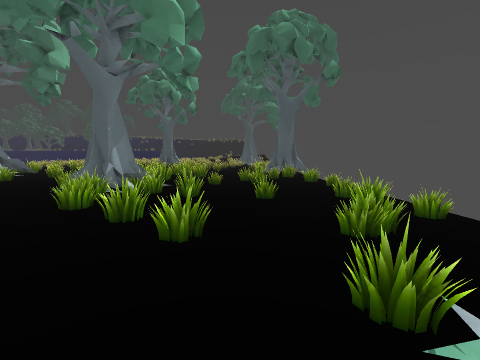
[1] (above)

24 first-person views from a walk through a Godot game level. The camera is 1.5 m above the floor, tilts 6° down and sees 90° across. The floor is counted in squares, 1 m on a side. Each view is taken from the middle of a square. On the plan, view 1 faces up. The plan holds only what a view shows up to about 13 squares ahead; the rest is blank. The place goes on beyond the plan. Some surface patterns are stand-ins.

[2]
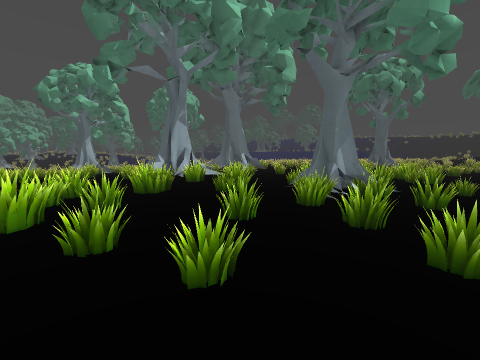

[3]
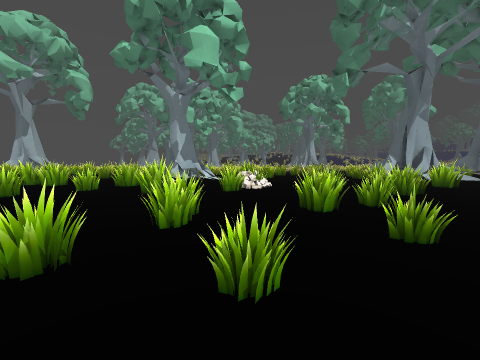

[4]
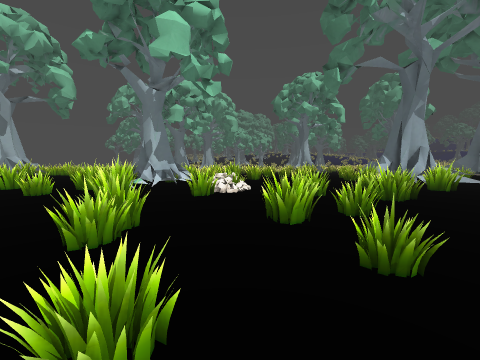

[5]
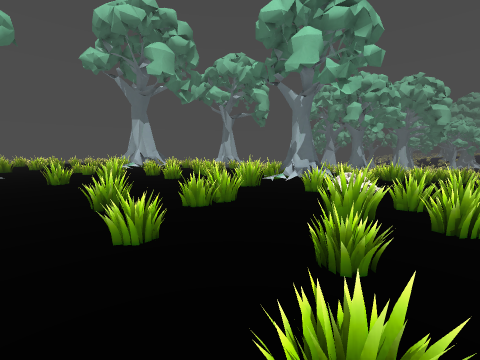

[6]
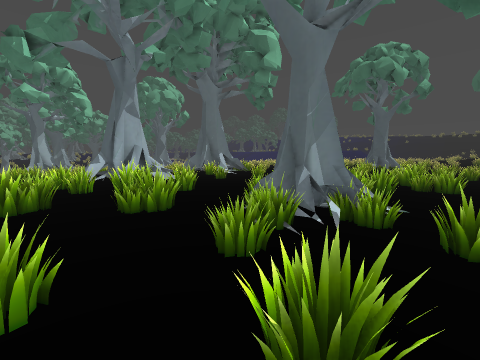

[7]
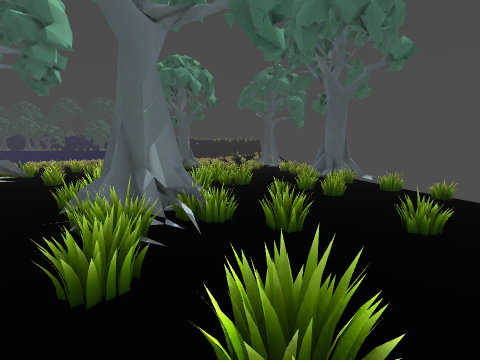

[8]
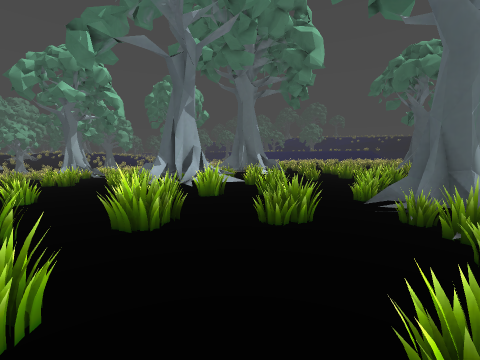

[9]
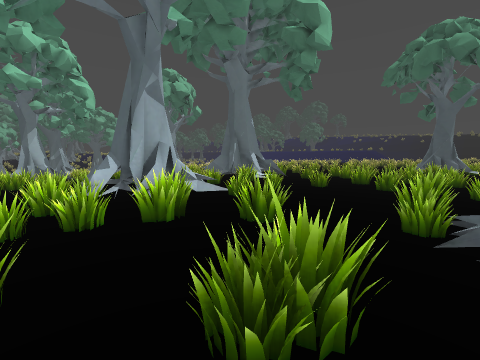

[10]
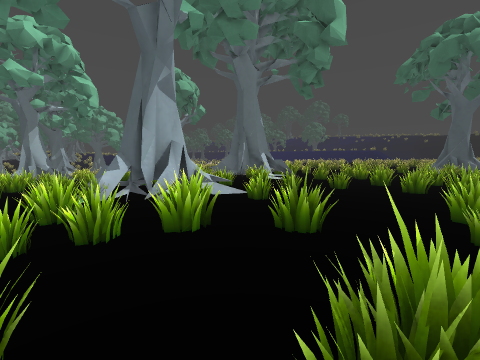

[11]
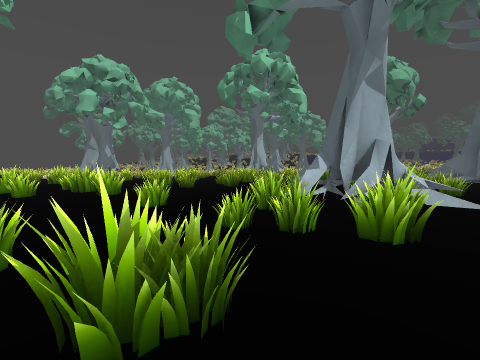

[12]
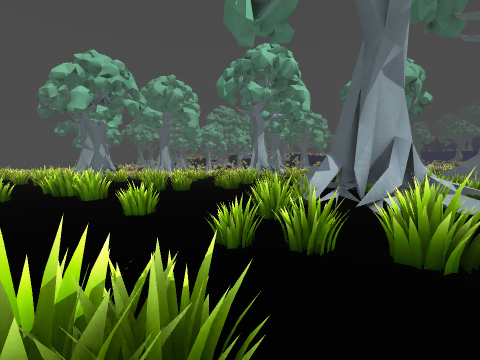

[13]
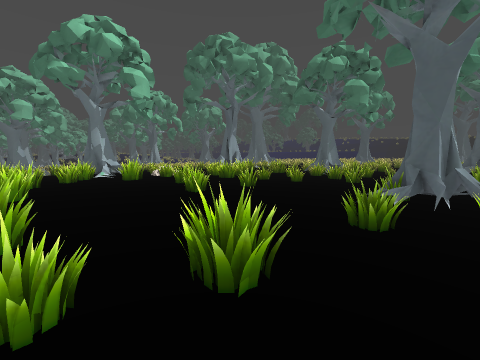

[14]
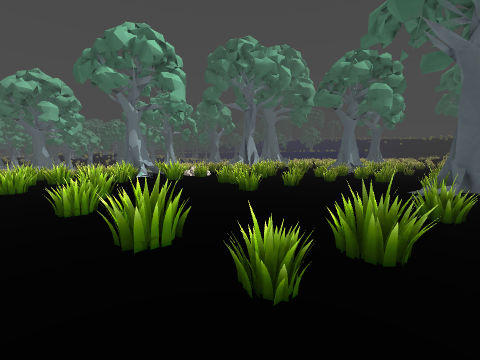

[15]
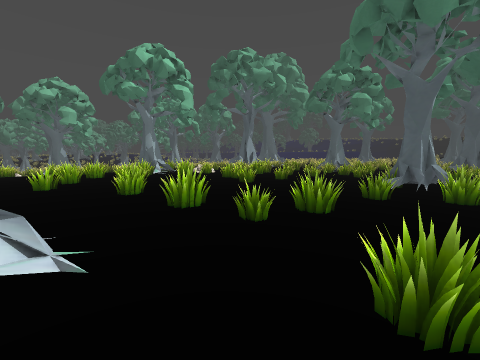

[16]
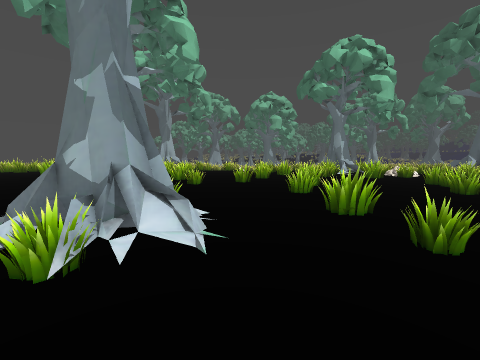

[17]
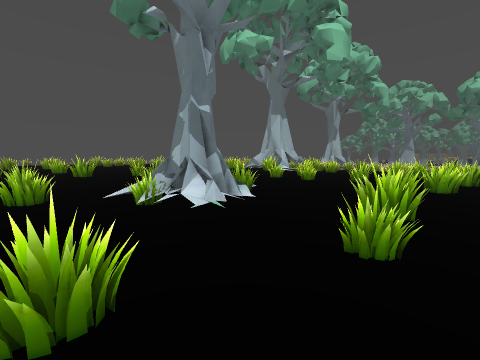

[18]
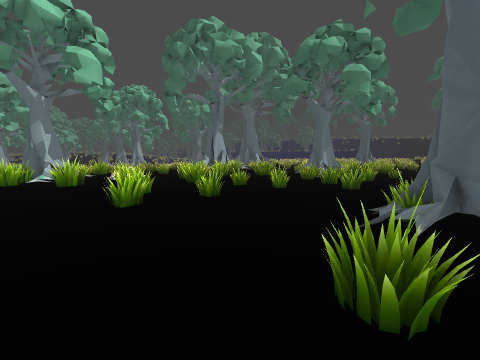

[19]
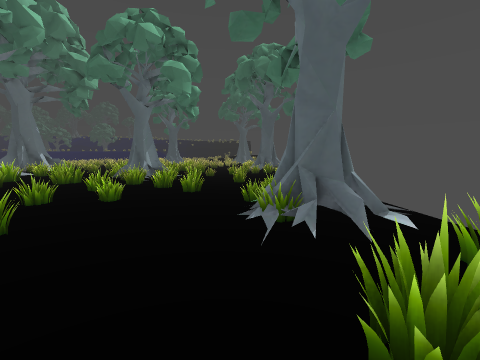

[20]
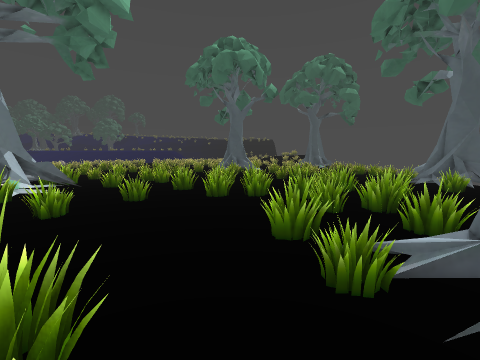

[21]
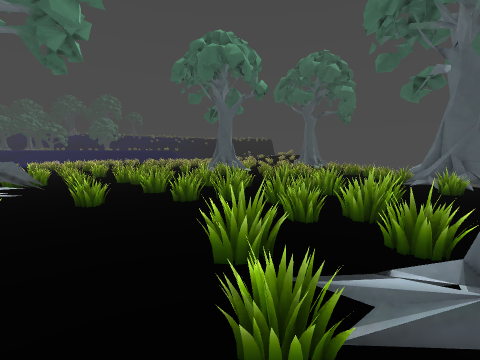

[22]
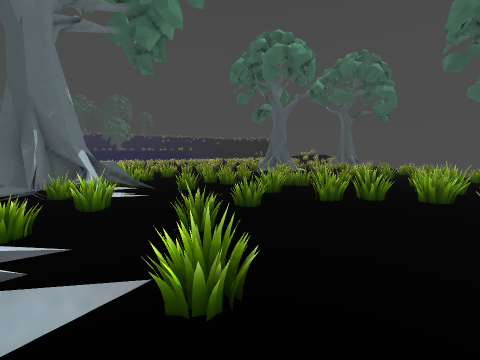

[23]
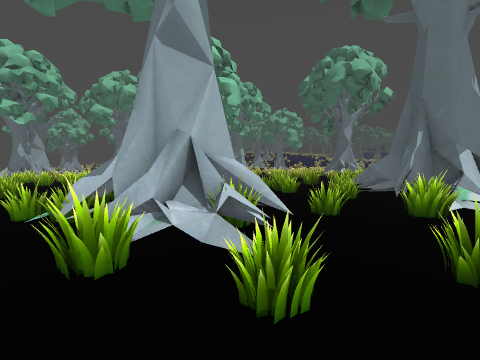

[24]
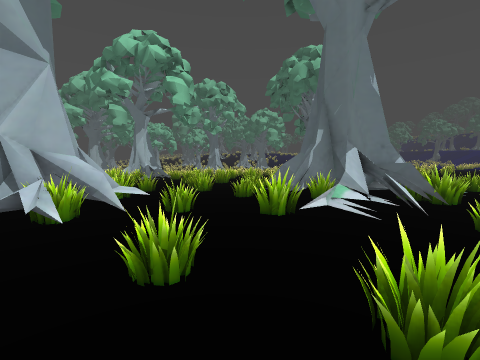

### Floor plan
Key: @ floor where view 1 was taken; # wall or solid block; x gap in a wall; . main floor; : floor 0.25 m higher than the main floor; - floor 0.25 m lower than the main floor; / step, stairs or slope; = window, fence, low wall or low ledge; ^ raised ledge; v drop or lower ground.
Columns run from 24 left of view 1 to 6 right of it. Each row starts with its distance up from view 1.
 22    ====   == ====   =#     ###
 21    ##=--=     = ==  ==     =#
 20    ###=-==  ==     =     ===
 19    ###-. .  ==    =^=     =
 18 =####=-. ..   = =..=#=
 17  =#-#-.= ..=  =====.==--=    =
 16  == /-==...==  ..==  -- ==  ==
 15  ====  =..=. . ..===..- -=
 14  ==   ==..==   ..===..== ==  ==
 13  ==   ==......  ====..-=   --=
 12      /.=...=.. ===#=..--  ---
 11   ===x##====....==###.-   --
 10   =  v###== .#=.==##===  =  ==-
  9 ==   ####==. ==...##=.== =  =--
  8     #=###==#=...=.===...    ==
  7     =====##==..=^=.==...    ==
  6     =========..==..====.     =
  5    ==..=.=.=..=......===  ==
  4    =     ....=^....==..=  ==
  3    -=.   =....=....=.    =.-
  2     ==  ==...==.==...=.  ==
  1     ==     ..=====.=.=   .=#=
  0   ==..==  ..   =#^=.   .@=###/-
 -1       == .=/==   =... .  .###.-
 -2      === .= #==  ...== . .====
 -3   ==  ===    ==  ==::   ....==
 -4       ==# #=   = ====   ..==
 -5       =   ##: ==::::==....==
 -6           #== =:::::  :...
 -7           =====::::   ::..=...
 -8               ==::    :::.^=..
 -9                == =   ::::= ..
-10             ==  = ===::=#== .
-11             ==      == =#:  ==
-12             == ===         :.=
-13                  ==      :: :.
-14                        :#=: ::
-15                   ==  ==##==::
-16                 ==       #=/::
-17                   ==     =  ==
-18                         =:  ==
-19                         ==

Where each view was taken, in squares from view 1:
view 1: 0 up, 0 right, facing up
view 2: 0 up, 1 left, facing up-left
view 3: 2 down, 1 left, facing left
view 4: 1 down, 2 left, facing left
view 5: 2 up, 2 left, facing down-left
view 6: 4 up, 2 left, facing up-left
view 7: 4 up, 3 left, facing up
view 8: 2 up, 5 left, facing up-left
view 9: 5 up, 7 left, facing up-left
view 10: 5 up, 8 left, facing up-left
view 11: 5 up, 8 left, facing left
view 12: 5 up, 9 left, facing left
view 13: 10 down, 4 right, facing up-left
view 14: 12 down, 3 right, facing up-left
view 15: 14 down, 5 right, facing up-left
view 16: 13 down, 5 right, facing left
view 17: 9 down, 5 right, facing down-left
view 18: 7 down, 3 right, facing up-left
view 19: 6 down, 1 right, facing up
view 20: 8 up, 9 left, facing up
view 21: 9 up, 8 left, facing up
view 22: 9 up, 13 left, facing up
view 23: 11 up, 11 left, facing left
view 24: 15 up, 11 left, facing left
